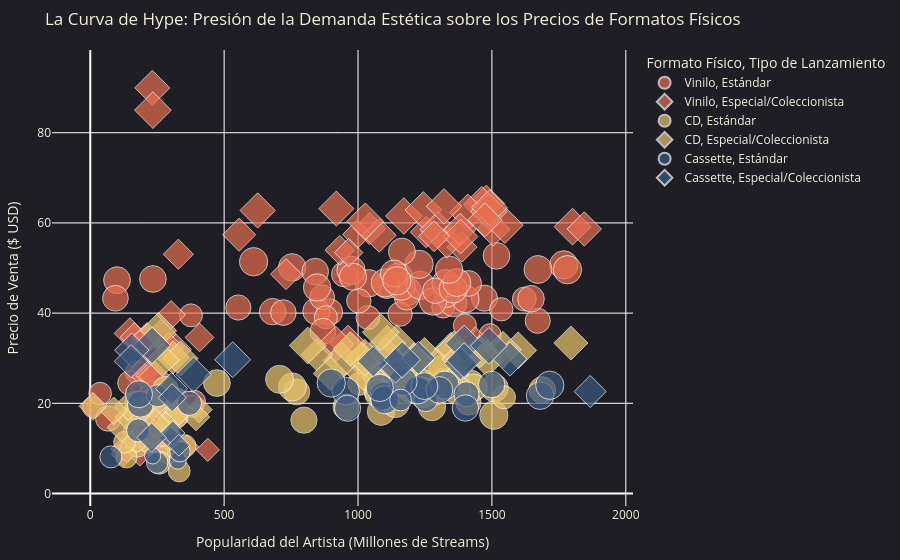

Notebook code for this chart:
### Markdown cell above
### Scatter Glyph: La Curva de Hype Multiformato

### Code cell
fig_hype = px.scatter(
    df_albumes,
    x="streams_millones",
    y="precio_actual",
    color="formato",
    symbol="tipo_edicion",
    size="demanda_aesthetic",
    color_discrete_map={
        "Vinilo": "#E76F51",
        "CD": "#E9C46A",
        "Cassette": "#3D5A80"
    },
    title="La Curva de Hype: Presión de la Demanda Estética sobre los Precios de Formatos Físicos",
    labels={
        "streams_millones": "Popularidad del Artista (Millones de Streams)",
        "precio_actual": "Precio de Venta ($ USD)",
        "formato": "Formato Físico",
        "tipo_edicion": "Tipo de Lanzamiento",
        "demanda_aesthetic": "Demanda Estética (Escala 1-10)"
    },
    hover_data=["artista", "album"]
)

fig_hype.update_layout(
    paper_bgcolor="#1E1E24",
    plot_bgcolor="#1E1E24",
    font=dict(color="#F4F1DE"),
    margin=dict(l=40, r=40, t=50, b=40)
)
fig_hype.show()

### Figure 1 — Plotly figure (JSON) as saved in the notebook; plotly's stock layout.template omitted (floating-point values rounded to 4 significant figures; data arrays with more than 128 entries replaced by an {"elided": "..."} marker saying what was removed)
{"data": [{"customdata": {"elided": "88x2 str values"}, "hovertemplate": "Formato Físico=Vinilo<br>Tipo de Lanzamiento=Estándar<br>Popularidad del Artista (Millones de Streams)=%{x}<br>Precio de Venta ($ USD)=%{y}<br>Demanda Estética (Escala 1-10)=%{marker.size}<br>artista=%{customdata[0]}<br>album=%{customdata[1]}<extra></extra>", "legendgroup": "Vinilo, Estándar", "marker": {"color": "#E76F51", "size": [6.04, 10.0, 8.49, 5.77, 8.68, 6.64, 9.37, 7.89, 9.25, 7.4, 9.36, 5.48, 8.89, 5.02, 9.99, 6.75, 7.94, 8.29, 8.86, 6.55, 5.45, 7.71, 10.0, 9.15, 10.0, 5.87, 7.1, 6.49, 4.98, 7.88, 9.58, 4.43, 5.39, 10.0, 5.82, 9.47, 8.76, 10.0, 5.26, 7.39, 8.2, 10.0, 9.4, 5.51, 6.07, 6.5, 8.96, 9.37, 7.92, 5.87, 8.12, 7.16, 9.71, 10.0, 6.37, 9.03, 4.98, 10.0, 6.2, 9.03, 5.7, 7.68, 5.5, 6.13, 6.14, 8.04, 9.8, 9.7, 6.63, 9.23, 9.06, 4.41, 8.34, 8.88, 5.21, 10.0, 5.71, 6.1, 6.64, 7.42, 8.85, 4.4, 6.36, 8.26, 9.33, 9.37, 6.73, 4.38], "sizemode": "area", "sizeref": 0.025, "symbol": "circle"}, "mode": "markers", "name": "Vinilo, Estándar", "orientation": "v", "showlegend": true, "type": "scatter", "x": [389, 1184, 1472, 181, 681, 1318, 754, 948, 1356, 1157, 1401, 10, 1517, 257, 1768, 1535, 1330, 1413, 840, 376, 189, 1182, 1152, 1107, 610, 326, 1621, 174, 328, 1671, 1162, 312, 273, 1233, 315, 1280, 893, 1228, 176, 148, 721, 1782, 1327, 212, 1493, 166, 100, 1040, 553, 224, 1289, 1037, 1672, 974, 173, 1164, 247, 1102, 264, 844, 237, 866, 233, 244, 381, 67, 1355, 1369, 880, 981, 1134, 226, 869, 234, 212, 1145, 163, 195, 1399, 1003, 1646, 238, 37, 94, 1340, 847, 233, 197], "xaxis": "x", "y": [20.43, 44.83, 43.32, 15.03, 40.33, 41.48, 50.15, 48.62, 42.21, 39.78, 43.14, 19.12, 52.7, 14.09, 50.69, 40.85, 44.04, 46.57, 49.21, 39.51, 22.87, 43.43, 47.99, 46.26, 51.4, 17.1, 43.12, 26.87, 21.05, 38.3, 45.91, 17.19, 19.71, 46.16, 21.23, 42.59, 40.25, 50.81, 18.95, 24.51, 40.11, 49.63, 46.63, 17.69, 35.21, 13.61, 47.3, 46.61, 41.24, 19.78, 44.96, 39.03, 49.67, 49.49, 20.17, 53.64, 20.24, 46.72, 20.54, 40.4, 17.69, 43.52, 17.28, 18.74, 19.33, 16.63, 45.34, 46.78, 39.08, 48.05, 48.8, 18.89, 35.98, 47.57, 18.59, 47.17, 18.09, 18.13, 37.25, 42.72, 43.18, 15.1, 22.16, 43.3, 49.62, 45.68, 22.49, 19.17], "yaxis": "y"}, {"customdata": {"elided": "66x2 str values"}, "hovertemplate": "Formato Físico=Vinilo<br>Tipo de Lanzamiento=Especial/Coleccionista<br>Popularidad del Artista (Millones de Streams)=%{x}<br>Precio de Venta ($ USD)=%{y}<br>Demanda Estética (Escala 1-10)=%{marker.size}<br>artista=%{customdata[0]}<br>album=%{customdata[1]}<extra></extra>", "legendgroup": "Vinilo, Especial/Coleccionista", "marker": {"color": "#E76F51", "size": [7.64, 8.11, 4.13, 6.42, 9.03, 4.41, 6.77, 9.95, 3.77, 6.13, 7.29, 9.77, 7.19, 6.72, 9.97, 6.95, 9.87, 8.33, 10.0, 7.2, 10.0, 4.59, 7.03, 3.26, 7.11, 10.0, 10.0, 9.69, 4.23, 6.45, 10.0, 9.73, 8.7, 5.09, 9.45, 6.01, 8.96, 6.0, 3.94, 7.12, 4.24, 4.62, 9.28, 6.11, 5.77, 9.5, 8.63, 4.01, 8.6, 9.21, 7.47, 4.11, 6.0, 7.62, 8.51, 9.07, 3.96, 6.08, 8.86, 6.54, 5.48, 7.07, 3.18, 4.0, 10.0, 4.03], "sizemode": "area", "sizeref": 0.025, "symbol": "diamond"}, "mode": "markers", "name": "Vinilo, Especial/Coleccionista", "orientation": "v", "showlegend": true, "type": "scatter", "x": [1043, 556, 121, 265, 232, 260, 1388, 234, 129, 996, 1254, 963, 148, 329, 1479, 197, 1171, 1505, 1801, 229, 1244, 125, 320, 144, 731, 1548, 1462, 1299, 155, 932, 1410, 1489, 1845, 225, 917, 965, 1438, 165, 309, 240, 360, 185, 1321, 209, 211, 1491, 1392, 301, 1474, 625, 1332, 225, 302, 1381, 1079, 919, 439, 408, 1383, 293, 212, 1284, 136, 206, 1027, 268], "xaxis": "x", "y": [58.72, 57.39, 9.87, 35.34, 89.96, 10.59, 54.64, 85.02, 9.65, 57.45, 57.99, 33.29, 35.5, 53.05, 64.3, 26.81, 61.54, 58.58, 59.17, 26.14, 62.86, 8.76, 31.93, 9.88, 48.65, 59.52, 64.02, 58.53, 10.46, 53.96, 62.32, 62.55, 58.66, 31.83, 33.11, 53.43, 33.07, 34.69, 11.14, 25.96, 10.37, 8.86, 63.67, 34.02, 34.57, 63.36, 33.13, 10.68, 60.69, 62.76, 55.77, 10.6, 39.62, 58.57, 57.27, 63.17, 9.67, 34.61, 56.98, 32.37, 34.89, 57.05, 9.25, 11.79, 60.36, 10.44], "yaxis": "y"}, {"customdata": [["King Gizzard #2", "Nonagon Infinity (Splatter) Vol. 1"], ["Tyler, The Creator #14", "Igor (Mint Green) Vol. 1"], ["Paramore #16", "This Is Why (Colorized) Vol. 2"], ["Lana Del Rey #17", "Born to Die Vol. 3"], ["King Gizzard #22", "Nonagon Infinity (Splatter) Vol. 2"], ["Sabrina Carpenter #23", "Short n' Sweet (Lapis Lazuli) Vol. 1"], ["Sabrina Carpenter #25", "Short n' Sweet (Lapis Lazuli) Vol. 3"], ["Sabrina Carpenter #29", "Short n' Sweet (Lapis Lazuli) Vol. 2"], ["Tyler, The Creator #51", "Igor (Mint Green) Vol. 3"], ["Tyler, The Creator #52", "Igor (Mint Green) Vol. 1"], ["Paramore #53", "This Is Why (Colorized) Vol. 3"], ["King Gizzard #55", "Nonagon Infinity (Splatter) Vol. 2"], ["Tyler, The Creator #62", "Igor (Mint Green) Vol. 2"], ["Tyler, The Creator #65", "Igor (Mint Green) Vol. 2"], ["Taylor Swift #67", "Midnights (Jade Green) Vol. 3"], ["Daft Punk #79", "Random Access Memories (10th Anniv.) Vol. 2"], ["King Gizzard #83", "Nonagon Infinity (Splatter) Vol. 3"], ["King Gizzard #87", "Nonagon Infinity (Splatter) Vol. 1"], ["Ariana Grande #95", "Eternal Sunshine Vol. 3"], ["Tyler, The Creator #96", "Igor (Mint Green) Vol. 3"], ["Tyler, The Creator #101", "Igor (Mint Green) Vol. 3"], ["Paramore #111", "This Is Why (Colorized) Vol. 2"], ["Taylor Swift #127", "Midnights (Jade Green) Vol. 2"], ["Alabama Shakes #140", "Boys & Girls (Deluxe) Vol. 2"], ["Daft Punk #146", "Random Access Memories (10th Anniv.) Vol. 1"], ["Lana Del Rey #150", "Born to Die Vol. 3"], ["King Gizzard #151", "Nonagon Infinity (Splatter) Vol. 2"], ["Daft Punk #157", "Random Access Memories (10th Anniv.) Vol. 1"], ["Lady Gaga #159", "Artpop (Mayhem Edition) Vol. 2"], ["Taylor Swift #165", "Midnights (Jade Green) Vol. 1"], ["Paramore #169", "This Is Why (Colorized) Vol. 3"], ["Lana Del Rey #172", "Born to Die Vol. 2"], ["Tyler, The Creator #189", "Igor (Mint Green) Vol. 3"], ["Lady Gaga #197", "Artpop (Mayhem Edition) Vol. 1"], ["Sabrina Carpenter #214", "Short n' Sweet (Lapis Lazuli) Vol. 3"], ["Paramore #226", "This Is Why (Colorized) Vol. 2"], ["Marilyn Manson #232", "Antichrist Superstar Vol. 3"], ["Lana Del Rey #235", "Born to Die Vol. 3"], ["Sabrina Carpenter #257", "Short n' Sweet (Lapis Lazuli) Vol. 3"], ["Sabrina Carpenter #264", "Short n' Sweet (Lapis Lazuli) Vol. 2"], ["King Gizzard #266", "Nonagon Infinity (Splatter) Vol. 3"], ["Ariana Grande #276", "Eternal Sunshine Vol. 2"], ["Lady Gaga #277", "Artpop (Mayhem Edition) Vol. 3"], ["Taylor Swift #280", "Midnights (Jade Green) Vol. 2"], ["Alabama Shakes #283", "Boys & Girls (Deluxe) Vol. 2"], ["Lana Del Rey #286", "Born to Die Vol. 2"], ["Adele #298", "21 Vol. 2"]], "hovertemplate": "Formato Físico=CD<br>Tipo de Lanzamiento=Estándar<br>Popularidad del Artista (Millones de Streams)=%{x}<br>Precio de Venta ($ USD)=%{y}<br>Demanda Estética (Escala 1-10)=%{marker.size}<br>artista=%{customdata[0]}<br>album=%{customdata[1]}<extra></extra>", "legendgroup": "CD, Estándar", "marker": {"color": "#E9C46A", "size": [6.98, 8.4, 6.56, 9.47, 4.93, 8.14, 8.52, 10.0, 8.14, 9.1, 5.76, 5.66, 8.57, 8.72, 8.94, 8.86, 6.31, 5.41, 9.43, 8.1, 7.52, 5.9, 10.0, 6.58, 8.43, 10.0, 6.2, 8.94, 7.98, 9.33, 6.65, 8.58, 9.25, 9.78, 9.74, 6.27, 8.16, 9.37, 9.17, 10.0, 6.0, 8.14, 8.04, 10.0, 6.63, 10.0, 8.0], "sizemode": "area", "sizeref": 0.025, "symbol": "circle"}, "mode": "markers", "name": "CD, Estándar", "orientation": "v", "showlegend": true, "type": "scatter", "x": [176, 771, 330, 1510, 219, 1065, 1366, 1507, 1241, 1071, 169, 135, 1193, 1249, 1070, 1688, 299, 290, 1086, 1195, 1288, 128, 1317, 1004, 955, 1240, 266, 473, 1422, 1276, 258, 798, 1432, 755, 707, 353, 280, 1140, 1315, 1142, 332, 1239, 1412, 1368, 1545, 1078, 1184], "xaxis": "x", "y": [10.68, 22.54, 9.39, 23.38, 11.15, 26.41, 25.67, 17.36, 21.8, 22.96, 11.61, 8.02, 23.16, 24.44, 26.04, 22.95, 12.17, 8.77, 18.15, 23.24, 22.31, 11.37, 24.68, 24.31, 19.2, 22.71, 12.89, 24.49, 24.53, 19.16, 6.85, 16.26, 23.5, 23.63, 25.32, 10.54, 23.11, 19.87, 27.73, 24.81, 5.0, 23.01, 20.18, 22.99, 21.32, 22.16, 24.81], "yaxis": "y"}, {"customdata": [["King Gizzard #3", "Nonagon Infinity (Splatter) Vol. 2"], ["King Gizzard #12", "Nonagon Infinity (Splatter) Vol. 2"], ["Lana Del Rey #24", "Born to Die Vol. 3"], ["Daft Punk #27", "Random Access Memories (10th Anniv.) Vol. 2"], ["Lady Gaga #38", "Artpop (Mayhem Edition) Vol. 1"], ["King Gizzard #50", "Nonagon Infinity (Splatter) Vol. 3"], ["Tyler, The Creator #59", "Igor (Mint Green) Vol. 3"], ["Aphex Twin #66", "Selected Ambient Works Vol. 2"], ["Marilyn Manson #69", "Antichrist Superstar Vol. 2"], ["Alabama Shakes #77", "Boys & Girls (Deluxe) Vol. 1"], ["Lady Gaga #78", "Artpop (Mayhem Edition) Vol. 2"], ["Ariana Grande #100", "Eternal Sunshine Vol. 2"], ["Taylor Swift #105", "Midnights (Jade Green) Vol. 1"], ["King Gizzard #107", "Nonagon Infinity (Splatter) Vol. 1"], ["Sabrina Carpenter #108", "Short n' Sweet (Lapis Lazuli) Vol. 2"], ["King Gizzard #122", "Nonagon Infinity (Splatter) Vol. 2"], ["Marilyn Manson #136", "Antichrist Superstar Vol. 2"], ["Adele #152", "21 Vol. 1"], ["King Gizzard #160", "Nonagon Infinity (Splatter) Vol. 3"], ["Paramore #182", "This Is Why (Colorized) Vol. 1"], ["Adele #183", "21 Vol. 1"], ["Taylor Swift #186", "Midnights (Jade Green) Vol. 3"], ["Paramore #193", "This Is Why (Colorized) Vol. 1"], ["Lindsey Stirling #194", "Lindsey Stirling (Beige Edition) Vol. 1"], ["Aphex Twin #199", "Selected Ambient Works Vol. 2"], ["Adele #200", "21 Vol. 3"], ["Lady Gaga #203", "Artpop (Mayhem Edition) Vol. 1"], ["Lana Del Rey #206", "Born to Die Vol. 2"], ["Lindsey Stirling #208", "Lindsey Stirling (Beige Edition) Vol. 1"], ["Adele #215", "21 Vol. 2"], ["Paramore #220", "This Is Why (Colorized) Vol. 1"], ["Tyler, The Creator #224", "Igor (Mint Green) Vol. 2"], ["Lady Gaga #227", "Artpop (Mayhem Edition) Vol. 3"], ["Ariana Grande #230", "Eternal Sunshine Vol. 2"], ["Tyler, The Creator #236", "Igor (Mint Green) Vol. 1"], ["King Gizzard #240", "Nonagon Infinity (Splatter) Vol. 3"], ["Daft Punk #247", "Random Access Memories (10th Anniv.) Vol. 2"], ["Adele #250", "21 Vol. 1"], ["Aphex Twin #251", "Selected Ambient Works Vol. 1"], ["King Gizzard #256", "Nonagon Infinity (Splatter) Vol. 1"], ["Marilyn Manson #263", "Antichrist Superstar Vol. 2"], ["Sabrina Carpenter #269", "Short n' Sweet (Lapis Lazuli) Vol. 2"], ["Lana Del Rey #272", "Born to Die Vol. 2"], ["King Gizzard #274", "Nonagon Infinity (Splatter) Vol. 3"], ["Paramore #275", "This Is Why (Colorized) Vol. 1"], ["Marilyn Manson #278", "Antichrist Superstar Vol. 2"], ["King Gizzard #290", "Nonagon Infinity (Splatter) Vol. 2"], ["Daft Punk #294", "Random Access Memories (10th Anniv.) Vol. 1"]], "hovertemplate": "Formato Físico=CD<br>Tipo de Lanzamiento=Especial/Coleccionista<br>Popularidad del Artista (Millones de Streams)=%{x}<br>Precio de Venta ($ USD)=%{y}<br>Demanda Estética (Escala 1-10)=%{marker.size}<br>artista=%{customdata[0]}<br>album=%{customdata[1]}<extra></extra>", "legendgroup": "CD, Especial/Coleccionista", "marker": {"color": "#E9C46A", "size": [6.67, 5.45, 9.57, 10.0, 8.12, 4.63, 8.36, 6.42, 8.2, 5.85, 8.24, 9.59, 9.99, 5.17, 9.03, 6.27, 9.74, 9.11, 5.65, 6.55, 9.25, 10.0, 5.39, 4.3, 6.63, 8.91, 7.75, 9.73, 4.33, 10.0, 6.89, 8.65, 8.42, 10.0, 8.61, 5.92, 7.52, 10.0, 6.37, 6.41, 9.11, 10.0, 8.61, 5.56, 5.64, 7.99, 6.08, 7.92], "sizemode": "area", "sizeref": 0.025, "symbol": "diamond"}, "mode": "markers", "name": "CD, Especial/Coleccionista", "orientation": "v", "showlegend": true, "type": "scatter", "x": [212, 187, 1020, 939, 1020, 290, 1347, 118, 309, 1248, 1293, 1144, 1483, 406, 1214, 282, 255, 1146, 395, 147, 1358, 1025, 235, 310, 181, 1209, 1106, 1109, 317, 1085, 308, 1377, 896, 1598, 971, 142, 846, 1541, 234, 332, 337, 812, 1795, 88, 10, 270, 243, 1454], "xaxis": "x", "y": [19.87, 14.56, 29.41, 29.5, 26.56, 15.56, 32.02, 14.66, 30.19, 31.49, 28.53, 33.41, 29.96, 18.59, 29.45, 18.33, 36.1, 27.46, 16.97, 16.9, 32.09, 30.12, 13.45, 17.36, 18.27, 29.51, 30.98, 33.26, 16.85, 35.76, 16.17, 29.81, 26.61, 31.75, 32.09, 19.34, 30.79, 31.89, 19.54, 18.42, 29.93, 32.82, 33.37, 18.35, 19.33, 29.61, 15.59, 31.47], "yaxis": "y"}, {"customdata": [["Aphex Twin #6", "Selected Ambient Works Vol. 3"], ["Lana Del Rey #11", "Born to Die Vol. 2"], ["Daft Punk #18", "Random Access Memories (10th Anniv.) Vol. 1"], ["Marilyn Manson #20", "Antichrist Superstar Vol. 1"], ["Adele #28", "21 Vol. 3"], ["Paramore #43", "This Is Why (Colorized) Vol. 1"], ["Sabrina Carpenter #44", "Short n' Sweet (Lapis Lazuli) Vol. 1"], ["King Gizzard #45", "Nonagon Infinity (Splatter) Vol. 1"], ["Aphex Twin #46", "Selected Ambient Works Vol. 2"], ["Lana Del Rey #68", "Born to Die Vol. 2"], ["Taylor Swift #70", "Midnights (Jade Green) Vol. 1"], ["Lindsey Stirling #93", "Lindsey Stirling (Beige Edition) Vol. 1"], ["Sabrina Carpenter #110", "Short n' Sweet (Lapis Lazuli) Vol. 2"], ["Alabama Shakes #116", "Boys & Girls (Deluxe) Vol. 1"], ["Marilyn Manson #119", "Antichrist Superstar Vol. 1"], ["Adele #130", "21 Vol. 2"], ["Ariana Grande #166", "Eternal Sunshine Vol. 3"], ["Tyler, The Creator #167", "Igor (Mint Green) Vol. 1"], ["Sabrina Carpenter #170", "Short n' Sweet (Lapis Lazuli) Vol. 3"], ["Sabrina Carpenter #176", "Short n' Sweet (Lapis Lazuli) Vol. 3"], ["King Gizzard #179", "Nonagon Infinity (Splatter) Vol. 1"], ["Lady Gaga #184", "Artpop (Mayhem Edition) Vol. 2"], ["Taylor Swift #209", "Midnights (Jade Green) Vol. 1"], ["Taylor Swift #210", "Midnights (Jade Green) Vol. 2"], ["Lindsey Stirling #217", "Lindsey Stirling (Beige Edition) Vol. 1"], ["Sabrina Carpenter #238", "Short n' Sweet (Lapis Lazuli) Vol. 3"], ["Lana Del Rey #254", "Born to Die Vol. 1"], ["Marilyn Manson #292", "Antichrist Superstar Vol. 1"], ["Lana Del Rey #295", "Born to Die Vol. 1"], ["Ariana Grande #299", "Eternal Sunshine Vol. 3"]], "hovertemplate": "Formato Físico=Cassette<br>Tipo de Lanzamiento=Estándar<br>Popularidad del Artista (Millones de Streams)=%{x}<br>Precio de Venta ($ USD)=%{y}<br>Demanda Estética (Escala 1-10)=%{marker.size}<br>artista=%{customdata[0]}<br>album=%{customdata[1]}<extra></extra>", "legendgroup": "Cassette, Estándar", "marker": {"color": "#3D5A80", "size": [6.68, 7.71, 7.16, 8.46, 9.52, 6.07, 9.57, 5.73, 6.13, 9.71, 10.0, 3.6, 9.52, 6.86, 9.16, 9.99, 10.0, 8.57, 7.82, 10.0, 5.27, 8.97, 9.04, 9.96, 3.28, 8.72, 8.68, 7.36, 9.36, 5.9], "sizemode": "area", "sizeref": 0.025, "symbol": "circle"}, "mode": "markers", "name": "Cassette, Estándar", "orientation": "v", "showlegend": true, "type": "scatter", "x": [179, 1222, 1253, 187, 1680, 77, 1223, 250, 251, 1096, 1325, 327, 954, 1090, 182, 900, 1100, 961, 1405, 1716, 335, 1304, 1248, 1168, 233, 1401, 1499, 370, 1081, 1159], "xaxis": "x", "y": [14.01, 22.93, 20.81, 19.8, 21.7, 8.12, 22.93, 6.83, 21.67, 21.63, 24.04, 7.27, 22.7, 21.04, 22.01, 24.51, 20.81, 18.91, 22.02, 24.0, 9.28, 22.97, 23.82, 24.83, 8.34, 18.97, 24.16, 20.0, 23.42, 20.72], "yaxis": "y"}, {"customdata": [["Lindsey Stirling #36", "Lindsey Stirling (Beige Edition) Vol. 1"], ["Sabrina Carpenter #41", "Short n' Sweet (Lapis Lazuli) Vol. 2"], ["Lindsey Stirling #54", "Lindsey Stirling (Beige Edition) Vol. 1"], ["Marilyn Manson #73", "Antichrist Superstar Vol. 2"], ["Daft Punk #76", "Random Access Memories (10th Anniv.) Vol. 2"], ["Ariana Grande #84", "Eternal Sunshine Vol. 3"], ["Marilyn Manson #92", "Antichrist Superstar Vol. 3"], ["Alabama Shakes #94", "Boys & Girls (Deluxe) Vol. 1"], ["Marilyn Manson #118", "Antichrist Superstar Vol. 1"], ["Tyler, The Creator #120", "Igor (Mint Green) Vol. 1"], ["Alabama Shakes #147", "Boys & Girls (Deluxe) Vol. 3"], ["Marilyn Manson #154", "Antichrist Superstar Vol. 3"], ["Aphex Twin #158", "Selected Ambient Works Vol. 1"], ["Marilyn Manson #191", "Antichrist Superstar Vol. 3"], ["Adele #239", "21 Vol. 1"], ["Daft Punk #242", "Random Access Memories (10th Anniv.) Vol. 3"], ["Taylor Swift #248", "Midnights (Jade Green) Vol. 2"], ["Paramore #249", "This Is Why (Colorized) Vol. 2"], ["Lady Gaga #252", "Artpop (Mayhem Edition) Vol. 1"], ["Tyler, The Creator #271", "Igor (Mint Green) Vol. 2"], ["Lindsey Stirling #297", "Lindsey Stirling (Beige Edition) Vol. 3"]], "hovertemplate": "Formato Físico=Cassette<br>Tipo de Lanzamiento=Especial/Coleccionista<br>Popularidad del Artista (Millones de Streams)=%{x}<br>Precio de Venta ($ USD)=%{y}<br>Demanda Estética (Escala 1-10)=%{marker.size}<br>artista=%{customdata[0]}<br>album=%{customdata[1]}<extra></extra>", "legendgroup": "Cassette, Especial/Coleccionista", "marker": {"color": "#3D5A80", "size": [3.94, 8.79, 4.42, 7.62, 8.59, 10.0, 9.92, 7.56, 9.21, 10.0, 7.16, 8.67, 5.83, 8.17, 7.92, 9.54, 9.07, 6.37, 8.12, 9.93, 3.49], "sizemode": "area", "sizeref": 0.025, "symbol": "diamond"}, "mode": "markers", "name": "Cassette, Especial/Coleccionista", "orientation": "v", "showlegend": true, "type": "scatter", "x": [301, 1140, 308, 304, 1567, 1396, 231, 1867, 386, 1489, 1057, 155, 306, 152, 1383, 532, 1396, 229, 1226, 1165, 331], "xaxis": "x", "y": [12.27, 28.3, 13.41, 23.23, 29.8, 33.27, 32.83, 22.62, 26.4, 32.75, 29.31, 31.79, 21.24, 29.34, 28.82, 29.67, 29.55, 12.43, 30.07, 29.66, 10.7], "yaxis": "y"}], "layout": {"font": {"color": "#F4F1DE"}, "legend": {"itemsizing": "constant", "title": {"text": "Formato Físico, Tipo de Lanzamiento"}, "tracegroupgap": 0}, "margin": {"b": 40, "l": 40, "r": 40, "t": 50}, "paper_bgcolor": "#1E1E24", "plot_bgcolor": "#1E1E24", "title": {"text": "La Curva de Hype: Presión de la Demanda Estética sobre los Precios de Formatos Físicos"}, "xaxis": {"anchor": "y", "domain": [0, 1], "title": {"text": "Popularidad del Artista (Millones de Streams)"}}, "yaxis": {"anchor": "x", "domain": [0, 1], "title": {"text": "Precio de Venta ($ USD)"}}}}
